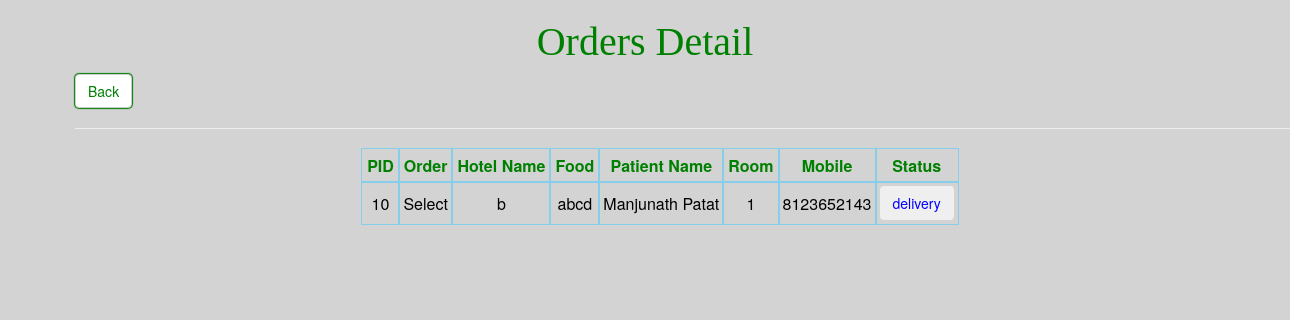
/orders.php, run on the app's committed database.
### tables this page shows
CREATE TABLE `request` (
  `id` int(5) NOT NULL,
  `pid` int(5) NOT NULL,
  `myselect` varchar(30) NOT NULL,
  `hotel` varchar(50) NOT NULL,
  `food` varchar(200) NOT NULL
);

CREATE TABLE `patient` (
  `id` int(5) NOT NULL,
  `fname` varchar(30) NOT NULL,
  `lname` varchar(30) NOT NULL,
  `disease` varchar(30) NOT NULL,
  `address` varchar(50) NOT NULL,
  `mobile` bigint(20) NOT NULL,
  `emobile` bigint(15) NOT NULL,
  `room` int(10) NOT NULL,
  `payble` int(20) NOT NULL,
  `insurance` varchar(30) NOT NULL,
  `password` int(11) NOT NULL
);

### orders.php (the view, shortened to what this page needs)
<?php
include 'session.php';
?>
 <form method="post">
		<h1 style="color:green"><center>Orders Detail</center></h1>
            <div class="pull-left">
           <a href="resturant_dash.php"> <input type="button" class="btn btn-default btn-md" style="box-shadow:0px 0px 1px 1px green;color:green" value="Back">
      </a>  </div>
<hr class="" style="float:left;width:1250px" >
     <div class="container">
<center> <br> <br>
    <table>
				<tr>
					<th > PID </th>
					<th> Order </th>
					<th>Hotel Name </th>
					<th> Food</th>
					<th >Patient Name </th>
					<th >Room</th>
					<th > Mobile</th>
					<th >Status  </th>
				</tr>
<?php
$conn=new mysqli("localhost","root","","online");
	$sql="select * from request";
$result=$conn->query($sql);
 if($result->num_rows>0)
 {
 while($row=$result->fetch_array()){
 $id= $row["pid"];
 echo "<tr><td>".$row["pid"]."</td>";
 echo "<td>".$row["myselect"]."</td>";
 echo "<td>".$row["hotel"]."</td>";
 echo "<td>".$row["food"]."</td>";
  $q="SELECT * FROM patient where id='$id'";
  $res=$conn->query($q);
  if ($res->num_rows>0) {
  	while ($row=$res->fetch_array()) {
  		echo "<td>".$row["fname"];
  		echo "&nbsp;".$row["lname"]."</td>";
  		echo "<td>".$row["room"]."</td>";
  		echo "<td>".$row["mobile"]."</td>";
  		echo "<td>".'<input type=submit name=status class=btn btn-sm value=delivery style=color:blue>'."</td>";
  	}
  }
}
}
else
{
	echo "No Orders";
}
?>
</table>
</form>
</div>
</body>
</html>

### session.php (style rules this page uses)
h1 { font-size:40px; font-family:javanese Text; }
body { background-color:lightgray; }
th { box-shadow:0px 0px 0px 1px skyblue; color:green; text-align:center; padding:5px; }
td { box-shadow:0px 0px 0px 1px skyblue; text-align:center; padding:4px; }
table { border: collapse; padding:5px; color:black; text-align:center; }

### data on the page
request: pid "10", myselect "Select", hotel "b", food "abcd"
patient: fname "Manjunath", lname "Patat", room "1", mobile "8123652143"
